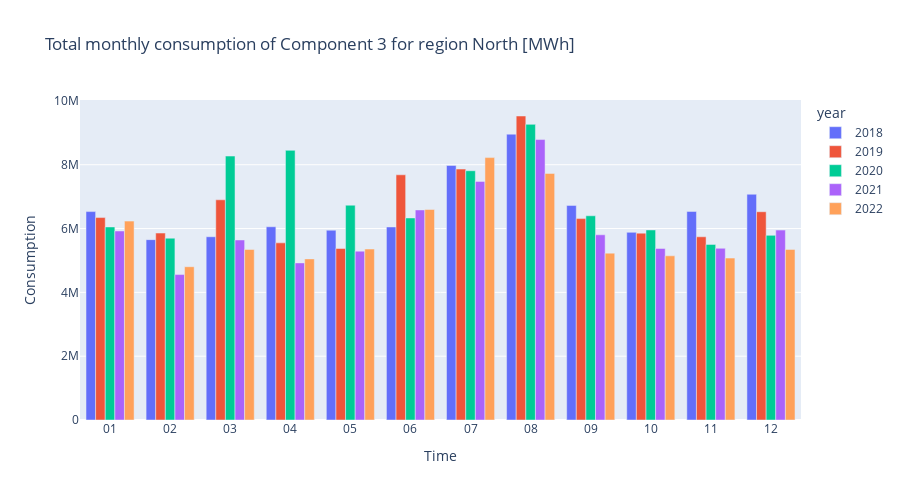

Source (notebook cell):
### Code cell
component = 'Component 3'
# region = 'North'

fig = px.bar(
    month_df.groupby(['year', 'month'], as_index=False)[component].sum(),
    x = 'month',
    y = component,
    color='year',
    title = f'Total monthly consumption of {component} for region {region} [MWh]',
    height = 500,
    barmode='group'
)

fig.update_xaxes(title_text='Time')
fig.update_yaxes(title_text='Consumption')
fig.show()

### Figure 1 — Plotly figure (JSON) as saved in the notebook; plotly's stock layout.template omitted (floating-point values rounded to 4 significant figures)
{"data": [{"alignmentgroup": "True", "hovertemplate": "year=2018<br>month=%{x}<br>Component 3=%{y}<extra></extra>", "legendgroup": "2018", "marker": {"color": "#636efa", "pattern": {"shape": ""}}, "name": "2018", "offsetgroup": "2018", "orientation": "v", "showlegend": true, "textposition": "auto", "type": "bar", "x": ["01", "02", "03", "04", "05", "06", "07", "08", "09", "10", "11", "12"], "xaxis": "x", "y": [6532000.0, 5653000.0, 5744000.0, 6057000.0, 5949000.0, 6050000.0, 7977000.0, 8958000.0, 6726000.0, 5881000.0, 6537000.0, 7075000.0], "yaxis": "y"}, {"alignmentgroup": "True", "hovertemplate": "year=2019<br>month=%{x}<br>Component 3=%{y}<extra></extra>", "legendgroup": "2019", "marker": {"color": "#EF553B", "pattern": {"shape": ""}}, "name": "2019", "offsetgroup": "2019", "orientation": "v", "showlegend": true, "textposition": "auto", "type": "bar", "x": ["01", "02", "03", "04", "05", "06", "07", "08", "09", "10", "11", "12"], "xaxis": "x", "y": [6344000.0, 5859000.0, 6901000.0, 5551000.0, 5374000.0, 7684000.0, 7865000.0, 9528000.0, 6312000.0, 5857000.0, 5742000.0, 6527000.0], "yaxis": "y"}, {"alignmentgroup": "True", "hovertemplate": "year=2020<br>month=%{x}<br>Component 3=%{y}<extra></extra>", "legendgroup": "2020", "marker": {"color": "#00cc96", "pattern": {"shape": ""}}, "name": "2020", "offsetgroup": "2020", "orientation": "v", "showlegend": true, "textposition": "auto", "type": "bar", "x": ["01", "02", "03", "04", "05", "06", "07", "08", "09", "10", "11", "12"], "xaxis": "x", "y": [6050000.0, 5699000.0, 8272000.0, 8452000.0, 6732000.0, 6332000.0, 7812000.0, 9266000.0, 6400000.0, 5957000.0, 5504000.0, 5786000.0], "yaxis": "y"}, {"alignmentgroup": "True", "hovertemplate": "year=2021<br>month=%{x}<br>Component 3=%{y}<extra></extra>", "legendgroup": "2021", "marker": {"color": "#ab63fa", "pattern": {"shape": ""}}, "name": "2021", "offsetgroup": "2021", "orientation": "v", "showlegend": true, "textposition": "auto", "type": "bar", "x": ["01", "02", "03", "04", "05", "06", "07", "08", "09", "10", "11", "12"], "xaxis": "x", "y": [5924000.0, 4558000.0, 5642000.0, 4924000.0, 5292000.0, 6584000.0, 7478000.0, 8789000.0, 5805000.0, 5376000.0, 5382000.0, 5952000.0], "yaxis": "y"}, {"alignmentgroup": "True", "hovertemplate": "year=2022<br>month=%{x}<br>Component 3=%{y}<extra></extra>", "legendgroup": "2022", "marker": {"color": "#FFA15A", "pattern": {"shape": ""}}, "name": "2022", "offsetgroup": "2022", "orientation": "v", "showlegend": true, "textposition": "auto", "type": "bar", "x": ["01", "02", "03", "04", "05", "06", "07", "08", "09", "10", "11", "12"], "xaxis": "x", "y": [6233000.0, 4804000.0, 5344000.0, 5050000.0, 5358000.0, 6598000.0, 8224000.0, 7728000.0, 5230000.0, 5146000.0, 5075000.0, 5347000.0], "yaxis": "y"}], "layout": {"barmode": "group", "height": 500, "legend": {"title": {"text": "year"}, "tracegroupgap": 0}, "title": {"text": "Total monthly consumption of Component 3 for region North [MWh]"}, "xaxis": {"anchor": "y", "domain": [0, 1], "title": {"text": "Time"}}, "yaxis": {"anchor": "x", "domain": [0, 1], "title": {"text": "Consumption"}}}}
